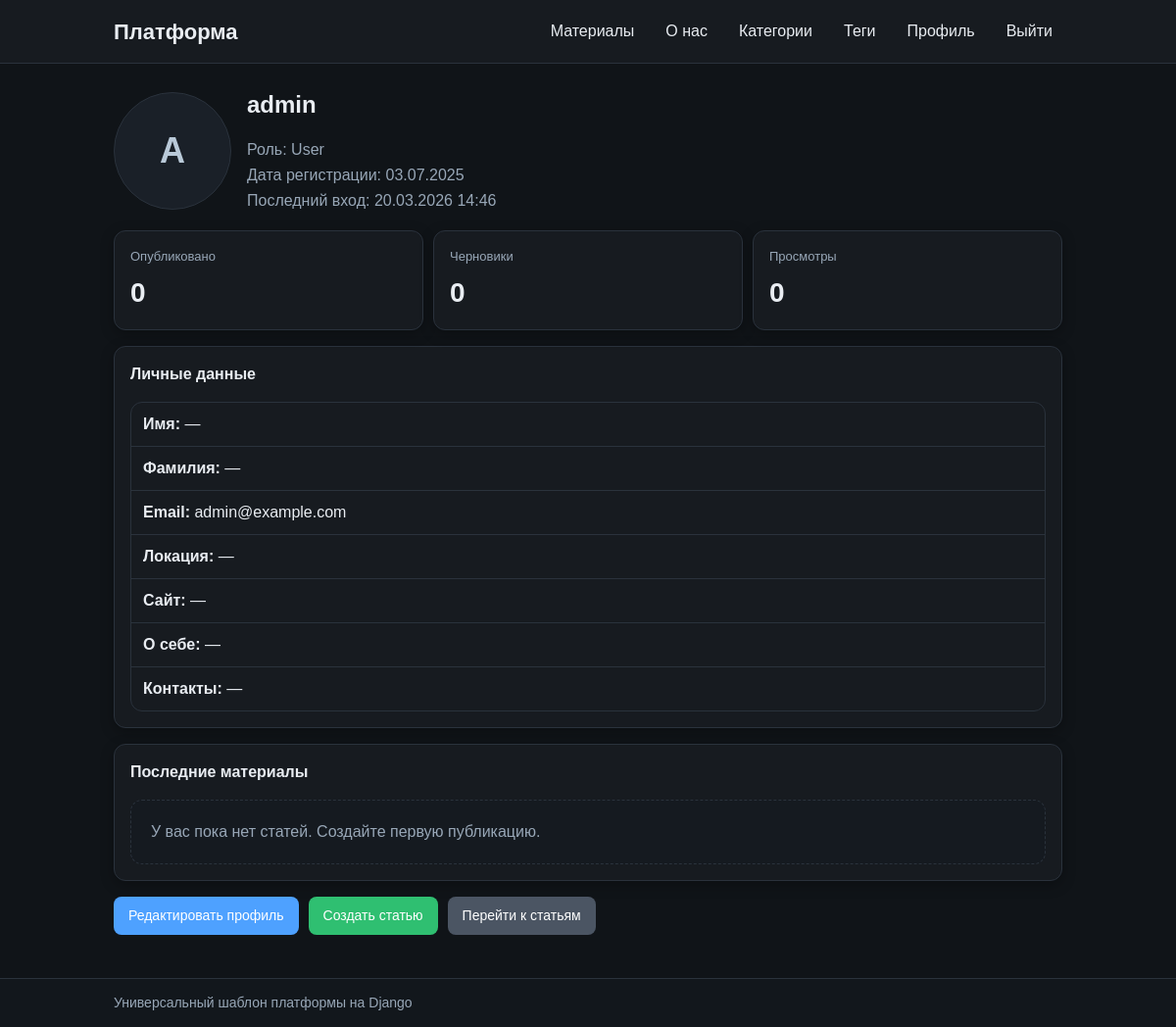
/accounts/profile/ (signed in), run on the app's committed database.
### accounts/models.py (models this page shows, shortened)
class Profile(models.Model):
    ROLE_CHOICES = [
        ('user', 'User'),
        ('admin', 'Admin'),
    ]
    user = models.OneToOneField(User, on_delete=models.CASCADE)
    first_name = models.CharField(max_length=30, blank=True)
    last_name = models.CharField(max_length=30, blank=True)
    avatar = models.ImageField(upload_to='avatars/', blank=True, null=True)
    bio = models.TextField(blank=True)
    location = models.CharField(max_length=120, blank=True)
    website = models.URLField(blank=True)
    contact_info = models.TextField(blank=True)
    role = models.CharField(max_length=10, choices=ROLE_CHOICES, default='user')

### accounts/views.py (the view)
# urls.py: path('profile/', views.profile_view, name='profile'),
@login_required
def profile_view(request):
    profile, _ = Profile.objects.get_or_create(user=request.user)
    user_articles = Article.objects.filter(author=request.user).order_by('-pub_date')
    published_count = user_articles.filter(published=True).count()
    drafts_count = user_articles.filter(published=False).count()
    total_views = user_articles.aggregate(total=Sum('views'))['total'] or 0
    recent_articles = user_articles[:5]
    return render(request, 'accounts/profile.html', {
        'profile': profile,
        'published_count': published_count,
        'drafts_count': drafts_count,
        'total_views': total_views,
        'recent_articles': recent_articles,
    })

### accounts/context_processors.py (called while the page is built)
def navigation_context(request):
    is_admin_nav = False
    if request.user.is_authenticated:
        is_admin_nav = request.user.is_superuser or Profile.objects.filter(
            user=request.user,
            role='admin',
        ).exists()
    return {'is_admin_nav': is_admin_nav}

### templates/accounts/profile.html (shortened to what this page needs)
{% extends 'base.html' %}
{% block content %}
<div class="profile-header mb-3">
    {% if profile.avatar %}
        <img src="{{ profile.avatar.url }}" class="img-thumbnail profile-avatar" alt="Аватар">
    {% else %}
        <div class="profile-avatar profile-avatar-placeholder">{{ profile.user.username|first|upper }}</div>
    {% endif %}
    <div>
        <h2 class="mb-3">{{ profile.user.username }}</h2>
        <p class="text-muted profile-subline">Роль: {{ profile.get_role_display }}</p>
        <p class="text-muted profile-subline">Дата регистрации: {{ profile.user.date_joined|date:'d.m.Y' }}</p>
        {% if profile.user.last_login %}
            <p class="text-muted profile-subline">Последний вход: {{ profile.user.last_login|date:'d.m.Y H:i' }}</p>
        {% endif %}
    </div>
</div>
<div class="profile-stats mb-3">
    <div class="card"><div class="card-body"><p class="profile-stat-label">Опубликовано</p><p class="profile-stat-value">{{ published_count }}</p></div></div>
    <div class="card"><div class="card-body"><p class="profile-stat-label">Черновики</p><p class="profile-stat-value">{{ drafts_count }}</p></div></div>
    <div class="card"><div class="card-body"><p class="profile-stat-label">Просмотры</p><p class="profile-stat-value">{{ total_views }}</p></div></div>
</div>
<div class="card mb-3">
    <div class="card-body">
        <h4 class="mb-3">Личные данные</h4>
        <ul class="list-group">
            <li class="list-group-item"><b>Имя:</b> {{ profile.first_name|default:'—' }}</li>
            <li class="list-group-item"><b>Фамилия:</b> {{ profile.last_name|default:'—' }}</li>
            <li class="list-group-item"><b>Email:</b> {{ profile.user.email|default:'—' }}</li>
            <li class="list-group-item"><b>Локация:</b> {{ profile.location|default:'—' }}</li>
            <li class="list-group-item"><b>Сайт:</b>
                {% if profile.website %}
                    <a href="{{ profile.website }}" target="_blank" rel="noopener noreferrer">{{ profile.website }}</a>
                {% else %}—{% endif %}
            </li>
            <li class="list-group-item"><b>О себе:</b> {{ profile.bio|default:'—' }}</li>
            <li class="list-group-item"><b>Контакты:</b> {{ profile.contact_info|default:'—' }}</li>
        </ul>
    </div>
</div>
<div class="card mb-3">
    <div class="card-body">
        <h4 class="mb-3">Последние материалы</h4>
        {% for article in recent_articles %}
            <div class="profile-article-row">
                <a href="{% url 'blog:article_detail' article.pk %}">{{ article.title }}</a>
                <span class="text-muted">{{ article.pub_date|date:'d.m.Y H:i' }}</span>
            </div>
        {% empty %}
            <div class="empty-state">У вас пока нет статей. Создайте первую публикацию.</div>
        {% endfor %}
    </div>
</div>
<div class="actions-row">
    <a href="{% url 'accounts:profile_edit' %}" class="btn btn-primary">Редактировать профиль</a>
    <a href="{% url 'blog:article_create' %}" class="btn btn-success">Создать статью</a>
    <a href="{% url 'blog:article_list' %}" class="btn btn-secondary">Перейти к статьям</a>
</div>
{% endblock %}

### static/css/app.css (style rules this page uses)
:root { --bg: #101418; --surface: #171b20; --text: #e9edf2; --muted: #98a7b7; --border: #2a323c; --primary: #4ea1ff; --secondary: #4b5563; --success: #2fbf71; --danger: #d45b5b; --warning: #e4b14f; }
* { box-sizing: border-box; }
body { margin: 0; font-family: Arial, sans-serif; color: var(--text); background: var(--bg); line-height: 1.5; min-height: 100vh; display: flex; flex-direction: column; }
a { color: var(--primary); text-decoration: none; }
h2, h4, h5 { margin-top: 0; }
.mb-3 { margin-bottom: 16px; }
.text-muted { color: var(--muted); }
.card { background: var(--surface); border: 1px solid var(--border); border-radius: 12px; box-shadow: 0 4px 14px rgba(0, 0, 0, 0.28); }
.card-body { padding: 16px; }
.btn { border: 1px solid transparent; border-radius: 8px; padding: 8px 14px; font-size: 14px; cursor: pointer; display: inline-block; text-decoration: none; color: #fff; background: var(--secondary); }
.btn-primary { background: var(--primary); }
.btn-secondary { background: var(--secondary); }
.btn-success { background: var(--success); }
.list-group { list-style: none; margin: 0; padding: 0; border: 1px solid var(--border); border-radius: 12px; background: var(--surface); }
.list-group-item { padding: 10px 12px; border-bottom: 1px solid var(--border); }
.list-group-item:last-child { border-bottom: none; }
.actions-row { display: flex; gap: 10px; flex-wrap: wrap; }
.empty-state { padding: 20px; border: 1px dashed var(--border); border-radius: 12px; background: #151a20; color: var(--muted); }
.profile-header { display: flex; align-items: center; gap: 16px; }
.profile-avatar { width: 120px; height: 120px; border-radius: 50%; object-fit: cover; }
.profile-avatar-placeholder { border: 1px solid var(--border); display: flex; align-items: center; justify-content: center; font-size: 36px; font-weight: 700; background: #1a2028; color: #b9c9d8; }
.profile-subline { margin: 2px 0; }
.profile-stats { display: grid; grid-template-columns: repeat(3, minmax(0, 1fr)); gap: 10px; }
.profile-stat-label { margin: 0 0 6px; color: var(--muted); font-size: 13px; }
.profile-stat-value { margin: 0; font-size: 28px; font-weight: 700; }

### data on the page
Profile: user.username|first "A", user.username "admin", role "User", user.date_joined "03.07.2025", user.last_login "20.03.2026 14:46", first_name "—", last_name "—", user.email "admin@example.com", location "—", bio "—", contact_info "—"

### other printed values
{{ published_count }} "0"
{{ drafts_count }} "0"
{{ total_views }} "0"
